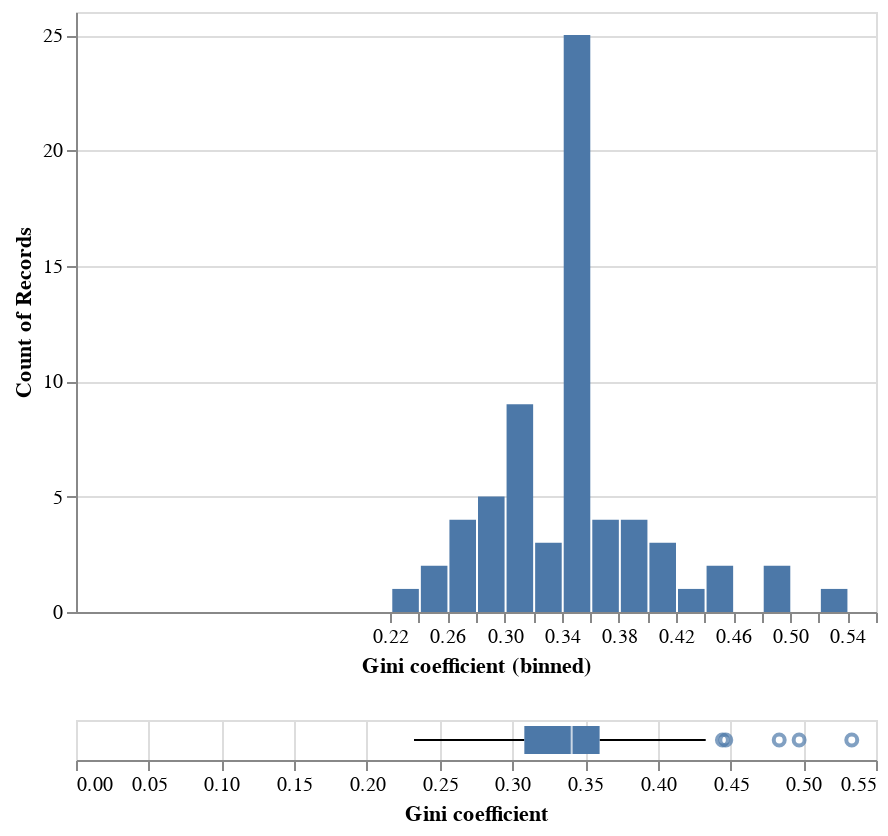

The notebook cell saved with this chart:
### Markdown cell above
### Chart 1: Gini coefficient - distribution plot and boxplot

### Code cell
# By using distribution plot we can decide which technique we will use for dealing with missing values.
# Variable = Gini coefficient

# Histogram
hist = alt.Chart(df).mark_bar().encode(
    x=alt.X("Gini coefficient", 
            bin=alt.BinParams(maxbins=20), 
            scale=alt.Scale(zero=True)),
    y='count()',
)

# Boxplot 
box = alt.Chart(df).mark_boxplot().encode(
    x='Gini coefficient',
)

alt.vconcat(hist, box)

### Figure 1 — Vega-Lite specification as saved in the notebook (floating-point values rounded to 4 significant figures)
{"config": {"view": {"continuousWidth": 400, "continuousHeight": 300}}, "vconcat": [{"mark": "bar", "encoding": {"x": {"bin": {"maxbins": 20}, "field": "Gini coefficient", "scale": {"zero": true}, "type": "quantitative"}, "y": {"aggregate": "count", "type": "quantitative"}}}, {"mark": "boxplot", "encoding": {"x": {"field": "Gini coefficient", "type": "quantitative"}}}], "data": {"name": "data-7e5e1d31b7d7dfe3b746d19bb1e7c61c"}, "$schema": "https://vega.github.io/schema/vega-lite/v4.17.0.json", "datasets": {"data-7e5e1d31b7d7dfe3b746d19bb1e7c61c": [{"Continent": "Americas", "Country": "Argentina", "Code": "ARG", "Year": 2017, "Ø working hours": 1692.0, "GDP": 23270.0, "Population": 44054616, "Gini coefficient": 0.3408, "Life satisfaction": 6.086, "Productivity": 30.96, "Health expenditure": 2470.0}, {"Continent": "Oceania", "Country": "Australia", "Code": "AUS", "Year": 2017, "Ø working hours": 1731.0, "GDP": 52540.0, "Population": 24590336, "Gini coefficient": 0.3408, "Life satisfaction": 7.234, "Productivity": 60.34, "Health expenditure": 4716.0}, {"Continent": "Europe", "Country": "Austria", "Code": "AUT", "Year": 2017, "Ø working hours": 1613.0, "GDP": 51950.0, "Population": 8797497, "Gini coefficient": 0.2974, "Life satisfaction": 7.195, "Productivity": 64.78, "Health expenditure": 5641.0}, {"Continent": "Asia", "Country": "Bangladesh", "Code": "BGD", "Year": 2017, "Ø working hours": 2232.0, "GDP": 4113.0, "Population": 161793968, "Gini coefficient": 0.3408, "Life satisfaction": 5.114, "Productivity": 4.308, "Health expenditure": 101.2}, {"Continent": "Europe", "Country": "Belgium", "Code": "BEL", "Year": 2017, "Ø working hours": 1544.0, "GDP": 45150.0, "Population": 11384491, "Gini coefficient": 0.2739, "Life satisfaction": 6.772, "Productivity": 68.52, "Health expenditure": 5450.0}, {"Continent": "Americas", "Country": "Brazil", "Code": "BRA", "Year": 2017, "Ø working hours": 1709.0, "GDP": 14280.0, "Population": 208504960, "Gini coefficient": 0.5333, "Life satisfaction": 6.451, "Productivity": 19.19, "Health expenditure": 1376.0}, {"Continent": "Europe", "Country": "Bulgaria", "Code": "BGR", "Year": 2017, "Ø working hours": 1644.0, "GDP": 19580.0, "Population": 7182430, "Gini coefficient": 0.4038, "Life satisfaction": 5.108, "Productivity": 25.39, "Health expenditure": 1608.0}, {"Continent": "Asia", "Country": "Cambodia", "Code": "KHM", "Year": 2017, "Ø working hours": 2456.0, "GDP": 3951.0, "Population": 15830694, "Gini coefficient": 0.3408, "Life satisfaction": 4.998, "Productivity": 3.023, "Health expenditure": 224.8}, {"Continent": "Americas", "Country": "Canada", "Code": "CAN", "Year": 2017, "Ø working hours": 1696.0, "GDP": 48900.0, "Population": 36554344, "Gini coefficient": 0.3331, "Life satisfaction": 7.109, "Productivity": 56.26, "Health expenditure": 5209.0}, {"Continent": "Americas", "Country": "Chile", "Code": "CHL", "Year": 2017, "Ø working hours": 1974.0, "GDP": 22860.0, "Population": 18368582, "Gini coefficient": 0.4444, "Life satisfaction": 5.942, "Productivity": 27.26, "Health expenditure": 2219.0}, {"Continent": "Asia", "Country": "China", "Code": "CHN", "Year": 2017, "Ø working hours": 2174.0, "GDP": 13850.0, "Population": 1410275968, "Gini coefficient": 0.3908, "Life satisfaction": 5.144, "Productivity": 11.36, "Health expenditure": 706.4}, {"Continent": "Americas", "Country": "Colombia", "Code": "COL", "Year": 2017, "Ø working hours": 1998.0, "GDP": 13430.0, "Population": 48351668, "Gini coefficient": 0.4972, "Life satisfaction": 6.35, "Productivity": 15.63, "Health expenditure": 1088.0}, {"Continent": "Americas", "Country": "Costa Rica", "Code": "CRI", "Year": 2017, "Ø working hours": 2212.0, "GDP": 18130.0, "Population": 4993849, "Gini coefficient": 0.4835, "Life satisfaction": 6.998, "Productivity": 18.73, "Health expenditure": 1440.0}, {"Continent": "Europe", "Country": "Croatia", "Code": "HRV", "Year": 2017, "Ø working hours": 1835.0, "GDP": 25360.0, "Population": 4192468, "Gini coefficient": 0.3035, "Life satisfaction": 5.626, "Productivity": 33.16, "Health expenditure": 1804.0}, {"Continent": "Asia", "Country": "Cyprus", "Code": "CYP", "Year": 2017, "Ø working hours": 1784.0, "GDP": 31250.0, "Population": 1208527, "Gini coefficient": 0.3142, "Life satisfaction": 6.137, "Productivity": 42.59, "Health expenditure": 2533.0}, {"Continent": "Europe", "Country": "Czechia", "Code": "CZE", "Year": 2017, "Ø working hours": 1776.0, "GDP": 35580.0, "Population": 10531315, "Gini coefficient": 0.2485, "Life satisfaction": 6.242, "Productivity": 39.42, "Health expenditure": 2786.0}, {"Continent": "Europe", "Country": "Denmark", "Code": "DNK", "Year": 2017, "Ø working hours": 1400.0, "GDP": 51670.0, "Population": 5737286, "Gini coefficient": 0.2875, "Life satisfaction": 7.693, "Productivity": 72.54, "Health expenditure": 5573.0}, {"Continent": "Americas", "Country": "Ecuador", "Code": "ECU", "Year": 2017, "Ø working hours": 1701.0, "GDP": 11410.0, "Population": 16696947, "Gini coefficient": 0.4467, "Life satisfaction": 5.809, "Productivity": 15.32, "Health expenditure": 863.0}, {"Continent": "Europe", "Country": "Estonia", "Code": "EST", "Year": 2017, "Ø working hours": 1857.0, "GDP": 30980.0, "Population": 1317550, "Gini coefficient": 0.3036, "Life satisfaction": 6.035, "Productivity": 33.49, "Health expenditure": 2242.0}, {"Continent": "Europe", "Country": "Finland", "Code": "FIN", "Year": 2017, "Ø working hours": 1659.0, "GDP": 43830.0, "Population": 5508146, "Gini coefficient": 0.2738, "Life satisfaction": 7.78, "Productivity": 58.88, "Health expenditure": 4339.0}, {"Continent": "Europe", "Country": "France", "Code": "FRA", "Year": 2017, "Ø working hours": 1514.0, "GDP": 42820.0, "Population": 64144092, "Gini coefficient": 0.3163, "Life satisfaction": 6.69, "Productivity": 68.37, "Health expenditure": 5060.0}, {"Continent": "Europe", "Country": "Germany", "Code": "DEU", "Year": 2017, "Ø working hours": 1354.0, "GDP": 51250.0, "Population": 82624368, "Gini coefficient": 0.312, "Life satisfaction": 7.035, "Productivity": 69.85, "Health expenditure": 6028.0}, {"Continent": "Europe", "Country": "Greece", "Code": "GRC", "Year": 2017, "Ø working hours": 2017.0, "GDP": 26480.0, "Population": 10692230, "Gini coefficient": 0.3435, "Life satisfaction": 5.952, "Productivity": 33.36, "Health expenditure": 2326.0}, {"Continent": "Asia", "Country": "Hong Kong", "Code": "HKG", "Year": 2017, "Ø working hours": 2186.0, "GDP": 49930.0, "Population": 7461508, "Gini coefficient": 0.3408, "Life satisfaction": 5.659, "Productivity": 44.37, "Health expenditure": 2230.0}, {"Continent": "Europe", "Country": "Hungary", "Code": "HUN", "Year": 2017, "Ø working hours": 1937.0, "GDP": 26910.0, "Population": 9788940, "Gini coefficient": 0.3058, "Life satisfaction": 6.0, "Productivity": 33.06, "Health expenditure": 1989.0}, {"Continent": "Europe", "Country": "Iceland", "Code": "ISL", "Year": 2017, "Ø working hours": 1493.0, "GDP": 49840.0, "Population": 343641, "Gini coefficient": 0.2613, "Life satisfaction": 7.533, "Productivity": 59.13, "Health expenditure": 4763.0}, {"Continent": "Asia", "Country": "India", "Code": "IND", "Year": 2017, "Ø working hours": 2117.0, "GDP": 6188.0, "Population": 1354195712, "Gini coefficient": 0.3594, "Life satisfaction": 3.249, "Productivity": 8.01, "Health expenditure": 181.5}, {"Continent": "Asia", "Country": "Indonesia", "Code": "IDN", "Year": 2017, "Ø working hours": 2024.0, "GDP": 10640.0, "Population": 264498848, "Gini coefficient": 0.3879, "Life satisfaction": 5.347, "Productivity": 11.35, "Health expenditure": 317.6}, {"Continent": "Europe", "Country": "Ireland", "Code": "IRL", "Year": 2017, "Ø working hours": 1746.0, "GDP": 86810.0, "Population": 4771860, "Gini coefficient": 0.3136, "Life satisfaction": 7.255, "Productivity": 109.5, "Health expenditure": 5583.0}, {"Continent": "Asia", "Country": "Israel", "Code": "ISR", "Year": 2017, "Ø working hours": 1921.0, "GDP": 38980.0, "Population": 8309256, "Gini coefficient": 0.382, "Life satisfaction": 7.332, "Productivity": 41.02, "Health expenditure": 2992.0}, {"Continent": "Europe", "Country": "Italy", "Code": "ITA", "Year": 2017, "Ø working hours": 1723.0, "GDP": 40160.0, "Population": 60004024, "Gini coefficient": 0.3593, "Life satisfaction": 6.445, "Productivity": 56.27, "Health expenditure": 3617.0}, {"Continent": "Asia", "Country": "Japan", "Code": "JPN", "Year": 2017, "Ø working hours": 1738.0, "GDP": 39600.0, "Population": 126662464, "Gini coefficient": 0.3408, "Life satisfaction": 5.908, "Productivity": 42.42, "Health expenditure": 4398.0}, {"Continent": "Europe", "Country": "Latvia", "Code": "LVA", "Year": 2017, "Ø working hours": 1875.0, "GDP": 27160.0, "Population": 1954861, "Gini coefficient": 0.3557, "Life satisfaction": 5.97, "Productivity": 31.57, "Health expenditure": 1704.0}, {"Continent": "Europe", "Country": "Lithuania", "Code": "LTU", "Year": 2017, "Ø working hours": 1844.0, "GDP": 29830.0, "Population": 2904452, "Gini coefficient": 0.3729, "Life satisfaction": 6.064, "Productivity": 32.99, "Health expenditure": 2178.0}, {"Continent": "Europe", "Country": "Luxembourg", "Code": "LUX", "Year": 2017, "Ø working hours": 1519.0, "GDP": 90600.0, "Population": 596290, "Gini coefficient": 0.3452, "Life satisfaction": 7.404, "Productivity": 83.17, "Health expenditure": 5981.0}, {"Continent": "Asia", "Country": "Malaysia", "Code": "MYS", "Year": 2017, "Ø working hours": 2238.0, "GDP": 24160.0, "Population": 31975812, "Gini coefficient": 0.3408, "Life satisfaction": 5.428, "Productivity": 23.65, "Health expenditure": 987.6}, {"Continent": "Europe", "Country": "Malta", "Code": "MLT", "Year": 2017, "Ø working hours": 2040.0, "GDP": 35150.0, "Population": 479507, "Gini coefficient": 0.2923, "Life satisfaction": 6.733, "Productivity": 39.22, "Health expenditure": 3873.0}, {"Continent": "Americas", "Country": "Mexico", "Code": "MEX", "Year": 2017, "Ø working hours": 2255.0, "GDP": 18940.0, "Population": 122839256, "Gini coefficient": 0.3408, "Life satisfaction": 6.432, "Productivity": 21.02, "Health expenditure": 1076.0}, {"Continent": "Asia", "Country": "Myanmar", "Code": "MMR", "Year": 2017, "Ø working hours": 2438.0, "GDP": 4763.0, "Population": 52288344, "Gini coefficient": 0.307, "Life satisfaction": 4.434, "Productivity": 4.735, "Health expenditure": 214.6}, {"Continent": "Europe", "Country": "Netherlands", "Code": "NLD", "Year": 2017, "Ø working hours": 1430.0, "GDP": 54230.0, "Population": 17207204, "Gini coefficient": 0.2854, "Life satisfaction": 7.425, "Productivity": 70.62, "Health expenditure": 5603.0}, {"Continent": "Oceania", "Country": "New Zealand", "Code": "NZL", "Year": 2017, "Ø working hours": 1752.0, "GDP": 39730.0, "Population": 4746253, "Gini coefficient": 0.3408, "Life satisfaction": 7.205, "Productivity": 42.74, "Health expenditure": 3876.0}, {"Continent": "Africa", "Country": "Nigeria", "Code": "NGA", "Year": 2017, "Ø working hours": 1827.0, "GDP": 5061.0, "Population": 193495904, "Gini coefficient": 0.3408, "Life satisfaction": 4.356, "Productivity": 34.62, "Health expenditure": 194.8}, {"Continent": "Europe", "Country": "Norway", "Code": "NOR", "Year": 2017, "Ø working hours": 1417.0, "GDP": 69600.0, "Population": 5277396, "Gini coefficient": 0.2699, "Life satisfaction": 7.442, "Productivity": 96.85, "Health expenditure": 6631.0}, {"Continent": "Asia", "Country": "Pakistan", "Code": "PAK", "Year": 2017, "Ø working hours": 2096.0, "GDP": 4744.0, "Population": 216379648, "Gini coefficient": 0.3408, "Life satisfaction": 4.443, "Productivity": 8.322, "Health expenditure": 132.7}, {"Continent": "Americas", "Country": "Peru", "Code": "PER", "Year": 2017, "Ø working hours": 1932.0, "GDP": 11960.0, "Population": 31605488, "Gini coefficient": 0.4329, "Life satisfaction": 5.999, "Productivity": 10.75, "Health expenditure": 624.0}, {"Continent": "Asia", "Country": "Philippines", "Code": "PHL", "Year": 2017, "Ø working hours": 2149.0, "GDP": 7858.0, "Population": 106738496, "Gini coefficient": 0.3408, "Life satisfaction": 6.268, "Productivity": 9.45, "Health expenditure": 321.6}, {"Continent": "Europe", "Country": "Poland", "Code": "POL", "Year": 2017, "Ø working hours": 2028.0, "GDP": 29050.0, "Population": 38532816, "Gini coefficient": 0.303, "Life satisfaction": 6.242, "Productivity": 33.66, "Health expenditure": 1972.0}, {"Continent": "Europe", "Country": "Portugal", "Code": "PRT", "Year": 2017, "Ø working hours": 1863.0, "GDP": 30430.0, "Population": 10307528, "Gini coefficient": 0.338, "Life satisfaction": 6.095, "Productivity": 34.62, "Health expenditure": 3072.0}, {"Continent": "Europe", "Country": "Romania", "Code": "ROU", "Year": 2017, "Ø working hours": 1806.0, "GDP": 25420.0, "Population": 19698852, "Gini coefficient": 0.3602, "Life satisfaction": 6.13, "Productivity": 32.27, "Health expenditure": 1399.0}, {"Continent": "Europe", "Country": "Russia", "Code": "RUS", "Year": 2017, "Ø working hours": 1974.0, "GDP": 26800.0, "Population": 145452544, "Gini coefficient": 0.3724, "Life satisfaction": 5.441, "Productivity": 27.45, "Health expenditure": 1406.0}, {"Continent": "Asia", "Country": "Singapore", "Code": "SGP", "Year": 2017, "Ø working hours": 2238.0, "GDP": 81440.0, "Population": 5764489, "Gini coefficient": 0.3408, "Life satisfaction": 6.378, "Productivity": 54.3, "Health expenditure": 4091.0}, {"Continent": "Europe", "Country": "Slovakia", "Code": "SVK", "Year": 2017, "Ø working hours": 1745.0, "GDP": 26470.0, "Population": 5439418, "Gini coefficient": 0.2324, "Life satisfaction": 6.243, "Productivity": 35.17, "Health expenditure": 2038.0}, {"Continent": "Europe", "Country": "Slovenia", "Code": "SVN", "Year": 2017, "Ø working hours": 1655.0, "GDP": 31590.0, "Population": 2098396, "Gini coefficient": 0.2422, "Life satisfaction": 6.665, "Productivity": 40.55, "Health expenditure": 2998.0}, {"Continent": "Africa", "Country": "South Africa", "Code": "ZAF", "Year": 2017, "Ø working hours": 2209.0, "GDP": 12740.0, "Population": 56641208, "Gini coefficient": 0.3408, "Life satisfaction": 5.035, "Productivity": 18.05, "Health expenditure": 1108.0}, {"Continent": "Asia", "Country": "South Korea", "Code": "KOR", "Year": 2017, "Ø working hours": 2063.0, "GDP": 40880.0, "Population": 51511640, "Gini coefficient": 0.3408, "Life satisfaction": 5.903, "Productivity": 39.08, "Health expenditure": 2926.0}, {"Continent": "Europe", "Country": "Spain", "Code": "ESP", "Year": 2017, "Ø working hours": 1686.0, "GDP": 38930.0, "Population": 46584168, "Gini coefficient": 0.3465, "Life satisfaction": 6.457, "Productivity": 56.06, "Health expenditure": 3557.0}, {"Continent": "Asia", "Country": "Sri Lanka", "Code": "LKA", "Year": 2017, "Ø working hours": 1924.0, "GDP": 12730.0, "Population": 21506816, "Gini coefficient": 0.3408, "Life satisfaction": 4.213, "Productivity": 17.05, "Health expenditure": 459.2}, {"Continent": "Europe", "Country": "Sweden", "Code": "SWE", "Year": 2017, "Ø working hours": 1609.0, "GDP": 52030.0, "Population": 10058191, "Gini coefficient": 0.2877, "Life satisfaction": 7.398, "Productivity": 64.34, "Health expenditure": 5656.0}, {"Continent": "Europe", "Country": "Switzerland", "Code": "CHE", "Year": 2017, "Ø working hours": 1590.0, "GDP": 73620.0, "Population": 8451688, "Gini coefficient": 0.3268, "Life satisfaction": 7.694, "Productivity": 80.59, "Health expenditure": 7990.0}, {"Continent": "Asia", "Country": "Taiwan", "Code": "TWN", "Year": 2017, "Ø working hours": 1990.0, "GDP": 45380.0, "Population": 23665028, "Gini coefficient": 0.3408, "Life satisfaction": 6.537, "Productivity": 45.0, "Health expenditure": 2230.0}, {"Continent": "Asia", "Country": "Thailand", "Code": "THA", "Year": 2017, "Ø working hours": 2185.0, "GDP": 16670.0, "Population": 70898208, "Gini coefficient": 0.3653, "Life satisfaction": 6.022, "Productivity": 14.75, "Health expenditure": 669.6}, {"Continent": "Asia", "Country": "Turkey", "Code": "TUR", "Year": 2017, "Ø working hours": 1832.0, "GDP": 26610.0, "Population": 82089824, "Gini coefficient": 0.4141, "Life satisfaction": 4.872, "Productivity": 41.8, "Health expenditure": 1167.0}, {"Continent": "Europe", "Country": "United Kingdom", "Code": "GBR", "Year": 2017, "Ø working hours": 1670.0, "GDP": 44090.0, "Population": 66064808, "Gini coefficient": 0.3515, "Life satisfaction": 7.157, "Productivity": 54.68, "Health expenditure": 4516.0}, {"Continent": "Americas", "Country": "United States", "Code": "USA", "Year": 2017, "Ø working hours": 1757.0, "GDP": 60120.0, "Population": 329791232, "Gini coefficient": 0.4118, "Life satisfaction": 6.944, "Productivity": 71.64, "Health expenditure": 10100.0}, {"Continent": "Americas", "Country": "Uruguay", "Code": "URY", "Year": 2017, "Ø working hours": 1552.0, "GDP": 20620.0, "Population": 3422205, "Gini coefficient": 0.3946, "Life satisfaction": 6.6, "Productivity": 28.3, "Health expenditure": 2030.0}, {"Continent": "Asia", "Country": "Vietnam", "Code": "VNM", "Year": 2017, "Ø working hours": 2170.0, "GDP": 6842.0, "Population": 94033048, "Gini coefficient": 0.3408, "Life satisfaction": 5.467, "Productivity": 5.653, "Health expenditure": 424.0}]}}
